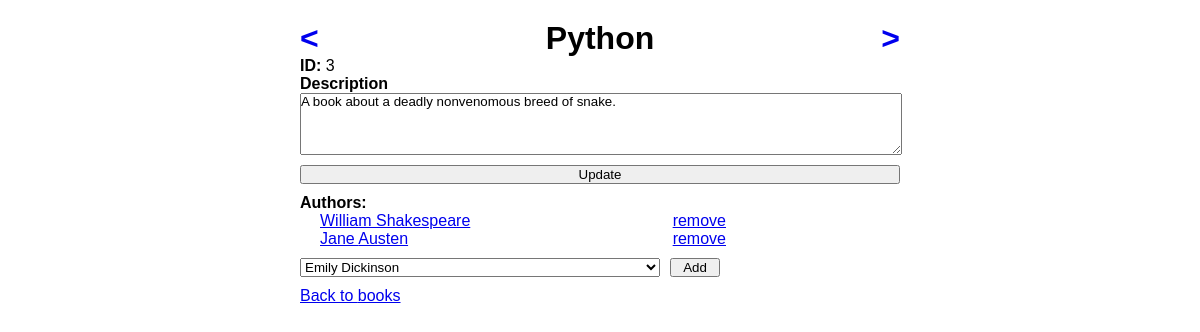
Page /books/3 on the committed database.
### main_app/models.py (models this page shows)
class Book(models.Model):
    title = models.CharField(max_length=255)
    description = models.TextField()
    created_at = models.DateTimeField(auto_now_add=True)
    updated_at = models.DateTimeField(auto_now=True)

class Author(models.Model):
    first_name= models.CharField(max_length=255)
    last_name= models.CharField(max_length=255)
    notes = models.TextField(default="")
    books = models.ManyToManyField(Book, related_name="authors")
    created_at = models.DateTimeField(auto_now_add=True)
    updated_at = models.DateTimeField(auto_now=True)

### main_app/views.py (the view)
# urls.py: path('<page_type>/<int:id_num>', views.details),
def details(request, page_type, id_num):
    if page_type == "books":
        details_data = Book.objects.get(id=id_num)
        drop_down_data = Author.objects.all()
    elif page_type == "authors":
        details_data = Author.objects.get(id=id_num)
        drop_down_data = Book.objects.all()
    context={
        "details_data":details_data,
        "drop_down_data":drop_down_data,
        "page_type": page_type,
    }
    return render(request,"details.html",context)

### main_app/templates/details.html (shortened to what this page needs)
<!DOCTYPE html>
<html lang="en">
<head>
    {% load static %}
    <link rel="stylesheet" href="{% static 'css/style.css' %}">
</head>
<body>
    <div class="container col">
        <div class="title_row">
            <h1><a href="/{{ page_type }}/{{ details_data.id }}/previous"><</a>
            <p>{% if page_type == "books" %}{{ details_data.title }}{% else %}{{ details_data.first_name }} {{ details_data.last_name}}{% endif %}</p>
            <a href="/{{ page_type }}/{{ details_data.id }}/next">></a></h1>
        </div>
        <p><span>ID: </span>{{details_data.id}}</p>
        <form action="/{{ page_type }}/{{ details_data.id }}/update" method="POST">
            <label for="description_note_box">{% if page_type == "books" %}Description{% else %}Notes{% endif %}</label>
            <textarea name="description_box" rows="4" id="description_note_box">{% if page_type == "books" %}{{ details_data.description }}{% else %}{{ details_data.notes }}{% endif %}</textarea>
            <button class="submit_new">Update</button>
        </form>
        <label>{% if page_type == "books" %}Authors:{% else %}Books:{% endif %}</label>
        <ul>
            {% if page_type == "books" %}
                {% for author in details_data.authors.all %}
                    <li><a href="/authors/{{ author.id }}">{{ author.first_name }} {{ author.last_name }}</a> <a href="/{{ page_type }}/{{ author.id }}/{{ details_data.id }}/disconnect">remove</a></li>
                {% endfor %}
            {% else %}
                {% for book in details_data.books.all %}
                    <li><a href="/books/{{ book.id }}">{{book.title}}</a> <a href="/{{ page_type }}/{{ details_data.id }}/{{ book.id }}/disconnect">remove</a></li>
                {% endfor %}
            {% endif %}
        </ul>
        <form action="/{{ page_type }}/{{ details_data.id }}/connect" method="POST" id="add_attribute">
            <select name="drop_down_select">
                {% for key in drop_down_data %}
                    {% if page_type == "books" %}
                        {% if key not in details_data.authors.all %}
                            <option value={{ key.id }}>{{ key.first_name }} {{ key.last_name }}</option>
                        {% endif %}
                    {% else %}
                        {% if key not in details_data.books.all %}
                            <option value={{ key.id }}>{{ key.title }}</option>
                        {% endif %}
                    {% endif %}
                {% endfor %}
            </select>
            <button>Add</button>
        </form>
        <a href="/{{ page_type }}">Back to {{ page_type }}</a>
    </div>
</body>
</html>

### main_app/static/css/style.css (style rules this page uses)
* { padding: 0px; margin: 0px; font-family: 'Lucida Sans', 'Lucida Sans Regular', 'Lucida Grande', 'Lucida Sans Unicode', Geneva, Verdana, sans-serif; }
label { font-weight: bolder; }
.container { margin:15px; display:flex; justify-content: space-between; }
.title_row h1 { display:flex; justify-content: space-between; }
.title_row h1 a { text-decoration: none; }
.col { margin-right:50px; margin-left:50px; display:flex; flex-direction:column; width:50%; margin:auto; padding:20px; }
.col h1 { text-align:center; }
.col form { display:flex; flex-direction: column }
.col form textarea { width:100%; margin:auto; }
.submit_new { margin: 10px 0px; width:100%; }
#add_attribute { display:flex; flex-direction: row; margin: 10px 0px; }
#add_attribute select { min-width:150px; width:60% }
#add_attribute button { min-width:50px; margin-left: 10px; }
p span { font-weight: bolder; }
ul { display:flex; flex-direction: column; margin-left: 20px; list-style: none; }
ul li { display:flex; justify-content: space-between; width:70% }

### rows in the picture
Book: title "Python", id "3", description_box "A book about a deadly nonvenomous breed of snake."
Author: first_name "William", last_name "Shakespeare"
Author: first_name "Jane", last_name "Austen"

### other values in the picture
{{ page_type }} "books"
form field drop_down_select "Emily Dickinson"
